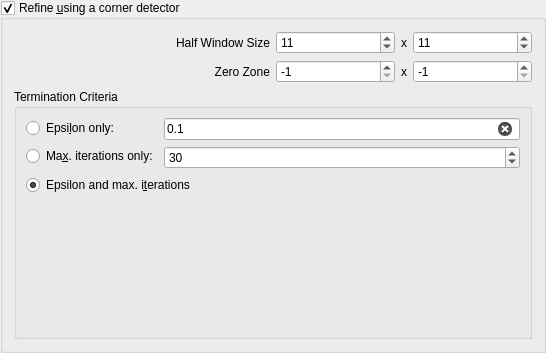
<?xml version="1.0" encoding="UTF-8"?>
<ui version="4.0">
 <class>ccs::main::CornerRefinerConfigurationWidget</class>
 <widget class="QGroupBox" name="ccs::main::CornerRefinerConfigurationWidget">
  <property name="geometry">
   <rect>
    <x>0</x>
    <y>0</y>
    <width>546</width>
    <height>353</height>
   </rect>
  </property>
  <property name="title">
   <string>Refine &amp;using a corner detector</string>
  </property>
  <property name="checkable">
   <bool>true</bool>
  </property>
  <layout class="QGridLayout" name="gridLayout_2">
   <item row="0" column="0">
    <widget class="QLabel" name="label_4">
     <property name="text">
      <string>Half Window Size</string>
     </property>
     <property name="alignment">
      <set>Qt::AlignRight|Qt::AlignTrailing|Qt::AlignVCenter</set>
     </property>
    </widget>
   </item>
   <item row="0" column="1">
    <layout class="QHBoxLayout" name="horizontalLayout">
     <item>
      <widget class="QSpinBox" name="windowSizeWidthSpinBox">
       <property name="minimum">
        <number>1</number>
       </property>
       <property name="maximum">
        <number>256</number>
       </property>
       <property name="value">
        <number>11</number>
       </property>
      </widget>
     </item>
     <item>
      <widget class="QLabel" name="label">
       <property name="sizePolicy">
        <sizepolicy hsizetype="Fixed" vsizetype="Preferred">
         <horstretch>0</horstretch>
         <verstretch>0</verstretch>
        </sizepolicy>
       </property>
       <property name="text">
        <string>x</string>
       </property>
      </widget>
     </item>
     <item>
      <widget class="QSpinBox" name="windowSizeHeightSpinBox">
       <property name="minimum">
        <number>1</number>
       </property>
       <property name="maximum">
        <number>256</number>
       </property>
       <property name="value">
        <number>11</number>
       </property>
      </widget>
     </item>
    </layout>
   </item>
   <item row="1" column="0">
    <widget class="QLabel" name="label_3">
     <property name="text">
      <string>Zero Zone</string>
     </property>
     <property name="alignment">
      <set>Qt::AlignRight|Qt::AlignTrailing|Qt::AlignVCenter</set>
     </property>
    </widget>
   </item>
   <item row="1" column="1">
    <layout class="QHBoxLayout" name="horizontalLayout_2">
     <item>
      <widget class="QSpinBox" name="zeroZoneWidthSpinBox">
       <property name="minimum">
        <number>-1</number>
       </property>
       <property name="maximum">
        <number>20</number>
       </property>
       <property name="value">
        <number>-1</number>
       </property>
      </widget>
     </item>
     <item>
      <widget class="QLabel" name="label_2">
       <property name="sizePolicy">
        <sizepolicy hsizetype="Fixed" vsizetype="Preferred">
         <horstretch>0</horstretch>
         <verstretch>0</verstretch>
        </sizepolicy>
       </property>
       <property name="text">
        <string>x</string>
       </property>
      </widget>
     </item>
     <item>
      <widget class="QSpinBox" name="zeroZoneHeightSpinBox">
       <property name="minimum">
        <number>-1</number>
       </property>
       <property name="maximum">
        <number>20</number>
       </property>
       <property name="value">
        <number>-1</number>
       </property>
      </widget>
     </item>
    </layout>
   </item>
   <item row="2" column="0" colspan="2">
    <widget class="QGroupBox" name="groupBox">
     <property name="title">
      <string>Termination Criteria</string>
     </property>
     <layout class="QFormLayout" name="formLayout">
      <property name="labelAlignment">
       <set>Qt::AlignLeading|Qt::AlignLeft|Qt::AlignVCenter</set>
      </property>
      <item row="0" column="0">
       <widget class="QRadioButton" name="epsilonRadioButton">
        <property name="text">
         <string>Epsi&amp;lon only:</string>
        </property>
       </widget>
      </item>
      <item row="0" column="1">
       <widget class="QLineEdit" name="epsilonLineEdit">
        <property name="text">
         <string>0.1</string>
        </property>
        <property name="placeholderText">
         <string>DBL_EPSILON</string>
        </property>
        <property name="clearButtonEnabled">
         <bool>true</bool>
        </property>
       </widget>
      </item>
      <item row="1" column="0">
       <widget class="QRadioButton" name="maxIterationsRadioButton">
        <property name="text">
         <string>Ma&amp;x. iterations only:</string>
        </property>
       </widget>
      </item>
      <item row="1" column="1">
       <widget class="QSpinBox" name="maxIterationsSpinBox">
        <property name="minimum">
         <number>1</number>
        </property>
        <property name="maximum">
         <number>2000</number>
        </property>
        <property name="singleStep">
         <number>10</number>
        </property>
        <property name="value">
         <number>30</number>
        </property>
       </widget>
      </item>
      <item row="2" column="0" colspan="2">
       <widget class="QRadioButton" name="bothRadioButton">
        <property name="text">
         <string>Epsilon and max. i&amp;terations</string>
        </property>
        <property name="checked">
         <bool>true</bool>
        </property>
       </widget>
      </item>
     </layout>
    </widget>
   </item>
  </layout>
 </widget>
 <tabstops>
  <tabstop>windowSizeWidthSpinBox</tabstop>
  <tabstop>windowSizeHeightSpinBox</tabstop>
  <tabstop>zeroZoneWidthSpinBox</tabstop>
  <tabstop>zeroZoneHeightSpinBox</tabstop>
  <tabstop>epsilonRadioButton</tabstop>
  <tabstop>epsilonLineEdit</tabstop>
  <tabstop>maxIterationsRadioButton</tabstop>
  <tabstop>maxIterationsSpinBox</tabstop>
  <tabstop>bothRadioButton</tabstop>
 </tabstops>
 <resources/>
 <connections>
  <connection>
   <sender>maxIterationsRadioButton</sender>
   <signal>toggled(bool)</signal>
   <receiver>epsilonLineEdit</receiver>
   <slot>setDisabled(bool)</slot>
   <hints>
    <hint type="sourcelabel">
     <x>225</x>
     <y>261</y>
    </hint>
    <hint type="destinationlabel">
     <x>382</x>
     <y>219</y>
    </hint>
   </hints>
  </connection>
  <connection>
   <sender>epsilonRadioButton</sender>
   <signal>toggled(bool)</signal>
   <receiver>maxIterationsSpinBox</receiver>
   <slot>setDisabled(bool)</slot>
   <hints>
    <hint type="sourcelabel">
     <x>181</x>
     <y>208</y>
    </hint>
    <hint type="destinationlabel">
     <x>345</x>
     <y>269</y>
    </hint>
   </hints>
  </connection>
 </connections>
</ui>
